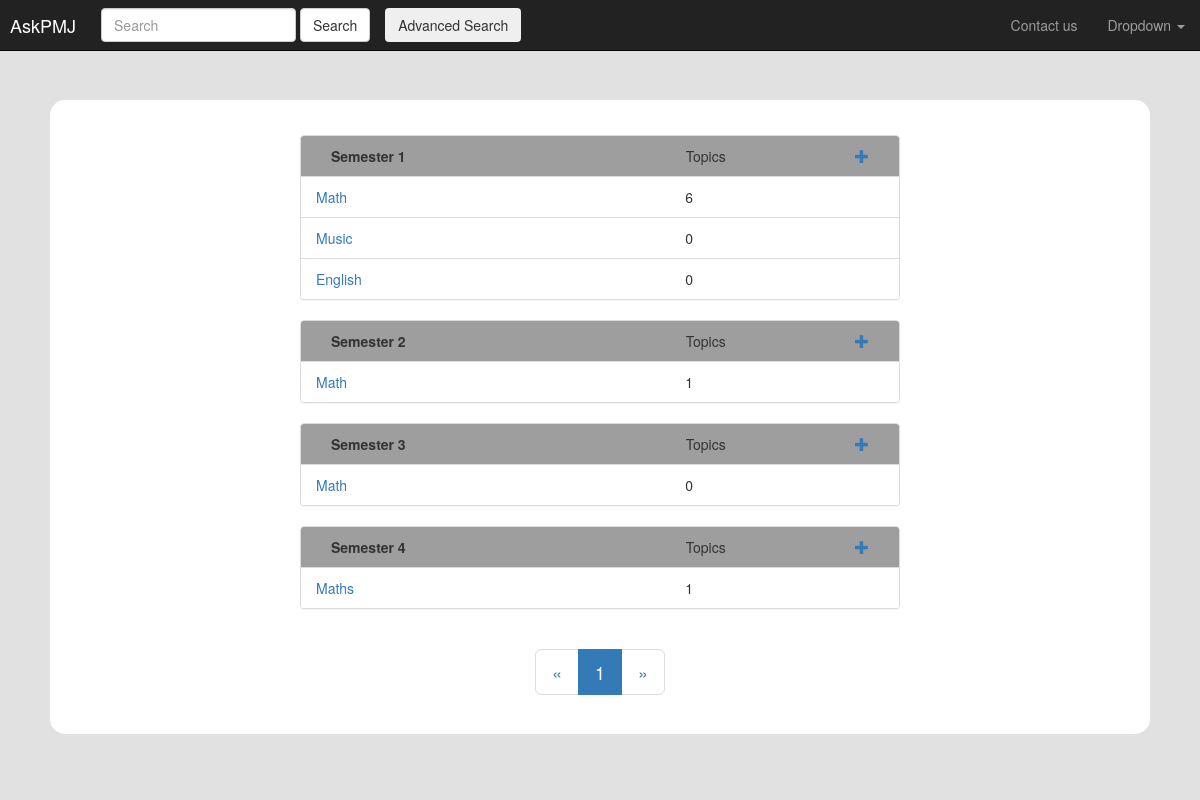
The page / on the database its author committed.
### apps/forum/models.py (models this page shows, shortened)
class Semester(models.Model):
    id = models.AutoField(primary_key=True)
    name = models.CharField('学期名称', max_length=128)
    user = models.ForeignKey(UserInfo, related_name='user_semesters', on_delete=models.CASCADE)
    created = models.DateTimeField('创建时间', auto_now_add=True)
    class Meta:
        verbose_name = '学期表'
        verbose_name_plural = verbose_name
        ordering = ['id']
    @property
    def subjects(self):
        return self.semester_subjects.all

class Subject(models.Model):
    id = models.AutoField(primary_key=True)
    name = models.CharField('科目名称', max_length=128)
    created = models.DateTimeField('创建时间', auto_now_add=True)
    user = models.ForeignKey(UserInfo, related_name='user_subjects', on_delete=models.CASCADE)
    semester = models.ForeignKey(Semester, related_name='semester_subjects', on_delete=models.CASCADE)
    class Meta:
        verbose_name = '科目表'
        verbose_name_plural = verbose_name
        ordering = ['id']
    @property
    def topics(self):
        return self.subject_topics.all

class Topic(models.Model):
    id = models.AutoField(primary_key=True)
    name = models.CharField('话题名称', max_length=128)
    content = QuillField('富文本内容')
    clicks = models.IntegerField('点击次数', default=0)
    created = models.DateTimeField('创建时间', auto_now_add=True)
    user = models.ForeignKey(UserInfo, related_name='user_topics', on_delete=models.CASCADE)
    subject = models.ForeignKey(Subject, related_name='subject_topics', on_delete=models.CASCADE)
    class Meta:
        verbose_name = '话题表'
        verbose_name_plural = verbose_name
        ordering = ['-id']

### apps/forum/views.py (the view, shortened to what this page needs)
# urls.py: path('', IndexView.as_view(), name='index'),
class IndexView(View):  # 即 SemesterView
    def get(self, request, *args, **kwargs):
        username = request.session.get('name')
        semesters = Semester.objects.all()
        content = create_content_paginator(request, queryset=semesters, page_size=5)
        return render(
            request, 'index.html',
            context={'username': username, 'content': content}
        )

### apps/forum/views.py (called while the page is built)
def create_content_paginator(request, queryset, page_size=5):
    page = request.GET.get('page')
    paginator = Paginator(queryset, page_size)
    try:
        content = paginator.page(page)
    except PageNotAnInteger:
        content = paginator.page(1)
    except EmptyPage:
        content = paginator.page(paginator.num_pages)
    except InvalidPage:
        content = paginator.page(1)
    content.now_page = page
    return content

### templates/index.html (shortened to what this page needs)
{% extends 'layout/base.html' %}
{% block main %}
    <div>
        {% for semester in content.object_list %}
            <div class="panel panel-default">
                {% include 'layout/panel_header.html' %}
                {% include 'layout/semester_item.html' %}
            </div>
        {% endfor %}
        {% if not content.object_list %}
            <div class="panel panel-default comment-item not-comment" style="margin: 120px 0">
                <div class="not-item">
                    <h4>No Semester Exists ! </h4>
                    <h4>Please contact the webmaster !</h4>
                </div>
            </div>
        {% else %}
            {% include 'layout/paging.html' %}
        {% endif %}
    </div>
{% endblock %}

### templates/layout/base.html (shortened to what this page needs)
<!DOCTYPE html>
<html lang="en">
<head>
    {% load static %}
    <link rel="stylesheet" href="{% static 'css/bootstrap.css' %}">
</head>
<body>
<div id="app">
    <div class="header">
        {% include 'layout/header.html' %}
    </div>
    <div class="main">
        <div class="index">
            {% block main %}
            {% endblock %}
        </div>
        <div style="height: 50px">
        </div>
    </div>
</div>
</body>
</html>

### templates/layout/header.html (shortened to what this page needs)
<nav class="navbar navbar-fixed-top navbar-inverse" style="min-width: 150px">
  <div class="container-fluid">
    <div class="navbar-header">
      <a class="navbar-brand" href="/" style="padding: 0 10px;line-height: 50px">AskPMJ</a>
    </div>
    <div class="collapse navbar-collapse" id="bs-example-navbar-collapse-1">
      <form class="navbar-form navbar-left" method="get" action="/search/">
        <div class="form-group">
          <input type="text" class="form-control" placeholder="Search" name="value">
        </div>
        <button type="submit" class="btn btn-default">Search</button>
      </form>
        <button class="btn navbar-btn">Advanced Search</button>
      <ul class="nav navbar-nav navbar-right">
        <li><a href="#">Contact us</a></li>
        {% if username %}
            <li class="dropdown">
          <a href="#" class="dropdown-toggle" data-toggle="dropdown" role="button" aria-haspopup="true" aria-expanded="false">{{ username }} <span class="caret"></span></a>
          <ul class="dropdown-menu">
            <li><a href="{% url 'register' %}">ChangePassword</a></li>
            <li role="separator" class="divider"></li>
            <li><a href="{% url 'out' %}">Logout</a></li>
          </ul>
        </li>
        {% else %}
            <li class="dropdown">
          <a href="#" class="dropdown-toggle" data-toggle="dropdown" role="button" aria-haspopup="true" aria-expanded="false">Dropdown <span class="caret"></span></a>
        </li>
        {% endif %}
      </ul>
    </div>
  </div>
</nav>

### templates/layout/panel_header.html
<div class="panel-heading" style="background: #9e9e9e">
    <div class="container-fluid clear">
        <div class="left">
            {% if semester %}
                <strong>{{ semester.name }}</strong>
            {% elif content.subject %}
                <strong>{{ content.subject.name }}</strong>
            {% elif content.topic %}
                <strong>Topic</strong>
            {% endif %}
        </div>
        <div class="right clear container-right">
            {% if content.subject %}
                <div class="left">clicks</div>
                <div class="left">comments</div>
            {% elif content.topic %}
            {% else %}
                <div class="left">Topics</div>
            {% endif %}
            <div class="right">
                {% if content.topic %}
                    {% if username == content.topic.username %}
                        <button class="btn btn-primary btn-sm">
                            Change
                        </button>
                    {% endif %}
                {% elif content.subject %}
                    <a href="/public/{{ content.subject.id }}/">
                        <span class="glyphicon glyphicon-plus" aria-hidden="true"></span>
                    </a>
                {% else %}
                    <a href="/admin/forum/subject/add/">
                        <span class="glyphicon glyphicon-plus" aria-hidden="true"></span>
                    </a>
                {% endif %}
            </div>
        </div>
    </div>
</div>

### templates/layout/semester_item.html (shortened to what this page needs)
<ul class="list-group">
    {% for subject in semester.subjects %}
        <li class="list-group-item  container-fluid clear">
            <div class="left container-left">
                    <a href="/semester/?id={{ subject.id }}"> {{ subject.name }}</a>
            </div>
            <div class="right container-right">
               <div> {{ subject.topics | length }}</div>
            </div>
        </li>
    {% endfor %}
</ul>

### templates/layout/paging.html (shortened to what this page needs)
<nav aria-label="Page navigation" style="width: 100%;text-align: center;overflow-x: hidden">
    <ul class="pagination  pagination-lg">
        <li>
            {% if content.subject %}
                <a href="?id={{ content.subject.id }}&page=1" aria-label="Previous">
                    <span aria-hidden="true">&laquo;</span>
                </a>
            {% elif content.topic %}
                <a href="?id={{ content.topic.id }}&page=1" aria-label="Previous">
                    <span aria-hidden="true">&laquo;</span>
                </a>
            {% elif content.search_value %}
                <a href="?value={{ content.search_value }}&page=1" aria-label="Previous">
                    <span aria-hidden="true">&laquo;</span>
                </a>
            {% else %}
                <a href="?page=1" aria-label="Next">
                    <span aria-hidden="true">&laquo;</span>
                </a>
            {% endif %}
        </li>
        {% for page_num in content.paginator.page_range %}
            {% if content.subject %}
                {% if content.number == page_num %}
                    <li class="active"><a href="?id={{ content.subject.id }}&page={{ page_num }}">{{ page_num }}</a>
                    </li>
                {% elif page_num|add:-5 < content.number and  content.number <  page_num|add:5 %}
                    <li><a href="?id={{ content.subject.id }}&page={{ page_num }}">{{ page_num }}</a></li>
                {% endif %}
            {% else %}
                {% if content.number == page_num %}
                    <li class="active"><a href="?page={{ page_num }}">{{ page_num }}</a></li>
                {% elif page_num|add:-5 < content.number and  content.number <  page_num|add:5 %}
                    <li><a href="?page={{ page_num }}">{{ page_num }}</a></li>
                {% endif %}
            {% endif %}
        {% endfor %}
        <li>
            {% if content.subject %}
                <a href="?id={{ content.subject.id }}&page={{ content.paginator.num_pages }}" aria-label="Next">
                    <span aria-hidden="true">&raquo;</span>
                </a>
            {% elif content.topic %}
                <a href="?id={{ content.topic.id }}&page={{ content.paginator.num_pages }}" aria-label="Next">
                    <span aria-hidden="true">&raquo;</span>
                </a>
            {% elif content.search_value %}
                <a href="?value={{ content.search_value }}&page={{ content.paginator.num_pages }}" aria-label="Next">
                    <span aria-hidden="true">&raquo;</span>
                </a>
            {% else %}
                <a href="?page={{ content.paginator.num_pages }}" aria-label="Next">
                    <span aria-hidden="true">&raquo;</span>
                </a>
            {% endif %}
        </li>
    </ul>
</nav>

### rows shown on the page
Semester: name "Semester 1"
Subject: name "Math", topics|length "6"
Subject: name "Music", topics|length "0"
Subject: name "English", topics|length "0"
Semester: name "Semester 2"
Subject: name "Math", topics|length "1"
Semester: name "Semester 3"
Subject: name "Math", topics|length "0"
Semester: name "Semester 4"
Subject: name "Maths", topics|length "1"

### other values the page prints
{{ page_num }} "1"
